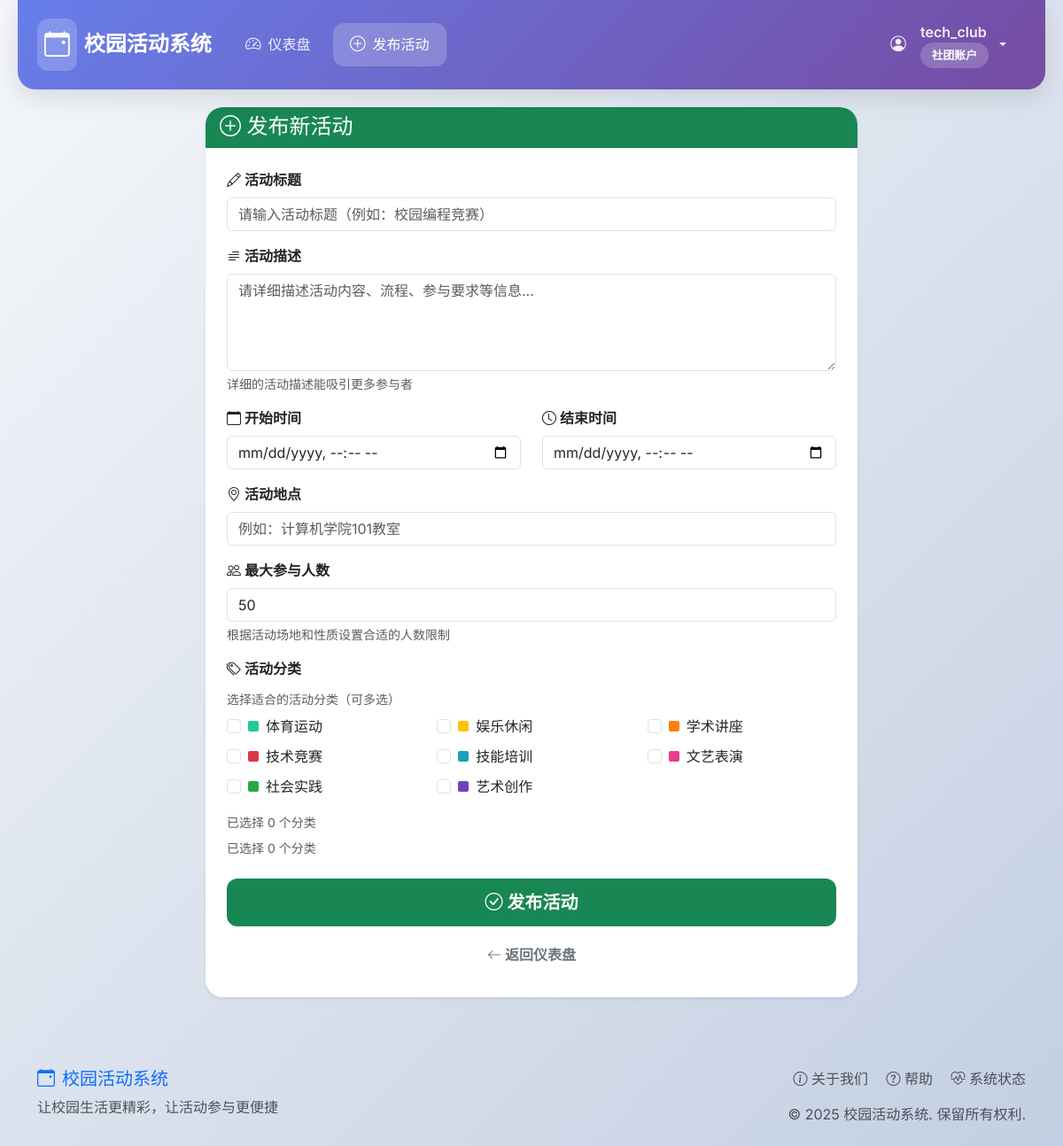
The app's page /create_event (signed in) with its own data.
### tables this page shows
CREATE TABLE event_categories (
            id INTEGER PRIMARY KEY AUTOINCREMENT,
            name TEXT UNIQUE NOT NULL,
            description TEXT,
            color TEXT DEFAULT '#007bff',
            created_at TIMESTAMP DEFAULT CURRENT_TIMESTAMP
        );

### app.py (the view, shortened to what this page needs)
@app.route('/create_event', methods=['GET', 'POST'])
def create_event():
    if 'user_id' not in session or session['role'] != 'club':
        flash('只有社团用户可以发布活动。', 'error')
        return redirect(url_for('login'))
    conn = get_db_connection()
    categories = []
    try:
        categories = conn.execute('SELECT * FROM event_categories ORDER BY name').fetchall()
    except Exception as e:
        print(f"获取分类失败: {e}")
    finally:
        conn.close()
    return render_template('create_event.html', categories=categories)

### models.py (called while the page is built)
def get_db_connection():
    conn = sqlite3.connect('campus_events.db', check_same_thread=False)
    conn.row_factory = sqlite3.Row  # 使返回的行像字典一样工作
    return conn

### templates/create_event.html (shortened to what this page needs)
{% extends "base.html" %}
{% block content %}
<div class="row justify-content-center">
    <div class="col-lg-8">
        <div class="card shadow-sm">
            <div class="card-header bg-success text-white">
                <h4 class="card-title mb-0">
                    <i class="bi bi-plus-circle"></i> 发布新活动
                </h4>
            </div>
            <div class="card-body p-4">
                <form method="post">
                    <div class="mb-3">
                        <label for="title" class="form-label fw-semibold">
                            <i class="bi bi-pencil"></i> 活动标题
                        </label>
                        <input type="text" class="form-control" id="title" name="title" required
                               placeholder="请输入活动标题（例如：校园编程竞赛）">
                    </div>
                    <div class="mb-3">
                        <label for="description" class="form-label fw-semibold">
                            <i class="bi bi-text-paragraph"></i> 活动描述
                        </label>
                        <textarea class="form-control" id="description" name="description" rows="4"
                                  placeholder="请详细描述活动内容、流程、参与要求等信息..."></textarea>
                        <div class="form-text">详细的活动描述能吸引更多参与者</div>
                    </div>
                    <div class="row">
                        <div class="col-md-6 mb-3">
                            <label for="date_time" class="form-label fw-semibold">
                                <i class="bi bi-calendar"></i> 开始时间
                            </label>
                            <input type="datetime-local" class="form-control" id="date_time" name="date_time" required>
                        </div>
                        <div class="col-md-6 mb-3">
                            <label for="end_time" class="form-label fw-semibold">
                                <i class="bi bi-clock"></i> 结束时间
                            </label>
                            <input type="datetime-local" class="form-control" id="end_time" name="end_time" required>
                        </div>
                    </div>
                    <div class="mb-3">
                        <label for="location" class="form-label fw-semibold">
                            <i class="bi bi-geo-alt"></i> 活动地点
                        </label>
                        <input type="text" class="form-control" id="location" name="location" required
                               placeholder="例如：计算机学院101教室">
                    </div>
                    <div class="mb-3">
                        <label for="max_participants" class="form-label fw-semibold">
                            <i class="bi bi-people"></i> 最大参与人数
                        </label>
                        <input type="number" class="form-control" id="max_participants" name="max_participants"
                               min="1" max="1000" required value="50">
                        <div class="form-text">根据活动场地和性质设置合适的人数限制</div>
                    </div>
                    <div class="mb-4">
                        <label class="form-label fw-semibold">
                            <i class="bi bi-tags"></i> 活动分类
                        </label>
                        <div class="form-text mb-2">选择适合的活动分类（可多选）</div>
                        <div class="row">
                            {% for category in categories %}
                            <div class="col-md-4 mb-2">
                                <div class="form-check">
                                    <input class="form-check-input" type="checkbox" name="categories"
                                           value="{{ category.id }}" id="category{{ category.id }}">
                                    <label class="form-check-label d-flex align-items-center" for="category{{ category.id }}">
                                        <span class="category-badge me-2" data-color="{{ category.color }}"></span>
                                        {{ category.name }}
                                    </label>
                                </div>
                            </div>
                            {% endfor %}
                        </div>
                    </div>
                    <div class="d-grid gap-2">
                        <button type="submit" class="btn btn-success btn-lg">
                            <i class="bi bi-check-circle"></i> 发布活动
                        </button>
                        <a href="{{ url_for('dashboard') }}" class="btn btn-outline-secondary">
                            <i class="bi bi-arrow-left"></i> 返回仪表盘
                        </a>
                    </div>
                </form>
            </div>
        </div>
    </div>
</div>
{% endblock %}

### templates/base.html (style rules this page uses)
:root { --primary-gradient: linear-gradient(135deg, #667eea 0%, #764ba2 100%); --success-gradient: linear-gradient(135deg, #4facfe 0%, #00f2fe 100%); --warning-gradient: linear-gradient(135deg, #f093fb 0%, #f5576c 100%); --info-gradient: linear-gradient(135deg, #43e97b 0%, #38f9d7 100%); --shadow-soft: 0 4px 20px rgba(0,0,0,0.08); --shadow-medium: 0 8px 30px rgba(0,0,0,0.12); --shadow-large: 0 20px 60px rgba(0,0,0,0.15); }
body { font-family: 'Inter', -apple-system, BlinkMacSystemFont, sans-serif; background: linear-gradient(135deg, #f5f7fa 0%, #c3cfe2 100%); min-height: 100vh; padding-top: 0; }
.card { border: none; border-radius: 20px; box-shadow: var(--shadow-soft); transition: all 0.3s cubic-bezier(0.4, 0, 0.2, 1); overflow: hidden; }
.btn { border-radius: 12px; font-weight: 600; padding: 12px 24px; transition: all 0.3s cubic-bezier(0.4, 0, 0.2, 1); border: none; }

### records on screen
event_categories: name "体育运动"
event_categories: name "娱乐休闲"
event_categories: name "学术讲座"
event_categories: name "技术竞赛"
event_categories: name "技能培训"
event_categories: name "文艺表演"
event_categories: name "社会实践"
event_categories: name "艺术创作"

### other values on screen
{{ session.username }} "tech_club"
{{ '社团账户' if session.role == 'club' else '学生账户' }} "社团账户"
